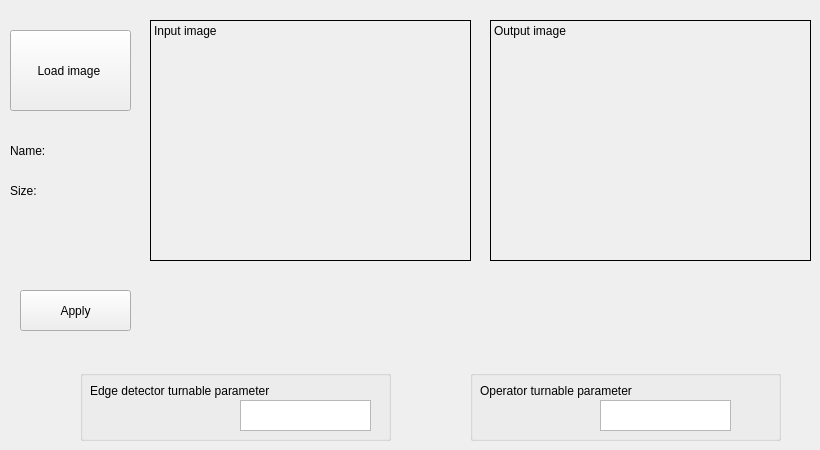
    <widget class="QWidget" name="tab_4">
     <attribute name="title">
      <string>Harris</string>
     </attribute>
     <widget class="QLabel" name="Input_img_3">
      <property name="geometry">
       <rect>
        <x>150</x>
        <y>20</y>
        <width>321</width>
        <height>241</height>
       </rect>
      </property>
      <property name="frameShape">
       <enum>QFrame::Box</enum>
      </property>
      <property name="text">
       <string>Input image</string>
      </property>
      <property name="alignment">
       <set>Qt::AlignLeading|Qt::AlignLeft|Qt::AlignTop</set>
      </property>
     </widget>
     <widget class="QLabel" name="output_img_2">
      <property name="geometry">
       <rect>
        <x>490</x>
        <y>20</y>
        <width>321</width>
        <height>241</height>
       </rect>
      </property>
      <property name="frameShape">
       <enum>QFrame::Box</enum>
      </property>
      <property name="text">
       <string>Output image</string>
      </property>
      <property name="alignment">
       <set>Qt::AlignLeading|Qt::AlignLeft|Qt::AlignTop</set>
      </property>
     </widget>
     <widget class="QPushButton" name="Hough_load_3">
      <property name="geometry">
       <rect>
        <x>10</x>
        <y>30</y>
        <width>121</width>
        <height>81</height>
       </rect>
      </property>
      <property name="text">
       <string>Load image </string>
      </property>
     </widget>
     <widget class="QLabel" name="label_30">
      <property name="geometry">
       <rect>
        <x>10</x>
        <y>140</y>
        <width>71</width>
        <height>21</height>
       </rect>
      </property>
      <property name="text">
       <string>Name:</string>
      </property>
     </widget>
     <widget class="QLabel" name="label_31">
      <property name="geometry">
       <rect>
        <x>10</x>
        <y>180</y>
        <width>71</width>
        <height>21</height>
       </rect>
      </property>
      <property name="text">
       <string>Size:</string>
      </property>
     </widget>
     <widget class="QPushButton" name="Hough_load_4">
      <property name="geometry">
       <rect>
        <x>20</x>
        <y>290</y>
        <width>111</width>
        <height>41</height>
       </rect>
      </property>
      <property name="text">
       <string>Apply</string>
      </property>
     </widget>
     <widget class="QGroupBox" name="groupBox_7">
      <property name="geometry">
       <rect>
        <x>80</x>
        <y>370</y>
        <width>311</width>
        <height>71</height>
       </rect>
      </property>
      <property name="title">
       <string/>
      </property>
      <widget class="QLabel" name="label_39">
       <property name="geometry">
        <rect>
         <x>10</x>
         <y>10</y>
         <width>191</width>
         <height>21</height>
        </rect>
       </property>
       <property name="text">
        <string>Edge detector turnable parameter</string>
       </property>
      </widget>
      <widget class="QTextEdit" name="textEdit_4">
       <property name="geometry">
        <rect>
         <x>160</x>
         <y>30</y>
         <width>131</width>
         <height>31</height>
        </rect>
       </property>
      </widget>
     </widget>
     <widget class="QGroupBox" name="groupBox_8">
      <property name="geometry">
       <rect>
        <x>470</x>
        <y>370</y>
        <width>311</width>
        <height>71</height>
       </rect>
      </property>
      <property name="title">
       <string/>
      </property>
      <widget class="QLabel" name="label_40">
       <property name="geometry">
        <rect>
         <x>10</x>
         <y>10</y>
         <width>201</width>
         <height>21</height>
        </rect>
       </property>
       <property name="text">
        <string>Operator turnable parameter</string>
       </property>
      </widget>
      <widget class="QTextEdit" name="textEdit_5">
       <property name="geometry">
        <rect>
         <x>130</x>
         <y>30</y>
         <width>131</width>
         <height>31</height>
        </rect>
       </property>
      </widget>
     </widget>
    </widget>
